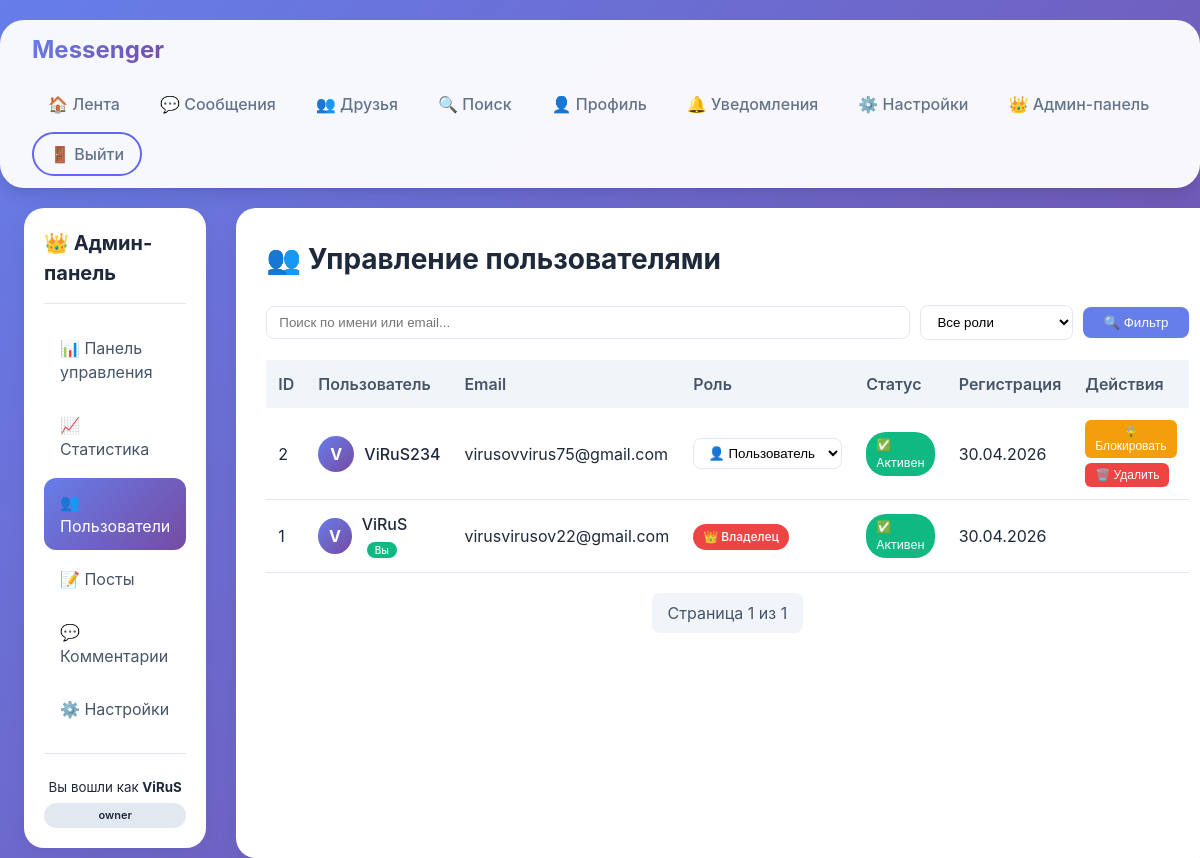
The app's page /admin/users (signed in) with its own data.
### models.py (models this page shows, shortened)
class User(db.Model):
    id = db.Column(db.Integer, primary_key=True)
    username = db.Column(db.String(80), unique=True, nullable=False)
    email = db.Column(db.String(120), unique=True, nullable=True)
    email_verified = db.Column(db.Boolean, default=False)
    verification_token = db.Column(db.String(200), nullable=True)
    password_hash = db.Column(db.String(200), nullable=False)
    created_at = db.Column(db.DateTime, default=datetime.now(timezone.utc))
    last_seen = db.Column(db.DateTime, default=datetime.now(timezone.utc))
    is_online = db.Column(db.Boolean, default=False)
    otp_secret = db.Column(db.String(32))
    is_2fa_enabled = db.Column(db.Boolean, default=False)
    public_key = db.Column(db.Text, nullable=True)
    private_key_encrypted = db.Column(db.Text, nullable=True)
    key_derivation_salt = db.Column(db.String(64), nullable=True)
    encryption_algorithm = db.Column(db.String(20), default='AES-256-GCM')
    role = db.Column(db.String(20), default='user')
    is_banned = db.Column(db.Boolean, default=False)
    ban_reason = db.Column(db.String(500), nullable=True)
    banned_until = db.Column(db.DateTime, nullable=True)
    banned_by = db.Column(db.Integer, db.ForeignKey('user.id'), nullable=True)
    role_assigned_by = db.Column(db.Integer, db.ForeignKey('user.id'), nullable=True)
    role_assigned_at = db.Column(db.DateTime, default=datetime.now(timezone.utc))
    avatar = db.Column(db.String(200), nullable=True)  # Путь к аватарке
    avatar_thumb = db.Column(db.String(200), nullable=True)  # Миниатюра
    posts = db.relationship('Post', backref='author', lazy='dynamic', cascade='all, delete-orphan')
    sent_messages = db.relationship('Message', foreign_keys='Message.sender_id',
                                   backref='sender', lazy='dynamic')
    received_messages = db.relationship('Message', foreign_keys='Message.receiver_id',
                                       backref='receiver', lazy='dynamic')
    comments = db.relationship('Comment', backref='author', lazy='dynamic')

### admin.py (the view)
@admin_bp.route('/users')
@admin_required
def users():
    page = request.args.get('page', 1, type=int)
    search = request.args.get('search', '')
    role_filter = request.args.get('role', '')
    query = User.query
    if search:
        query = query.filter(User.username.contains(search) | User.email.contains(search))
    if role_filter:
        query = query.filter_by(role=role_filter)
    users = query.order_by(User.created_at.desc()).paginate(page=page, per_page=20)
    current_user = db.session.get(User, session.get('user_id'))
    return render_template('admin/users.html',
                         users=users,
                         search=search,
                         role_filter=role_filter,
                         current_user=current_user)

### admin.py (called while the page is built)
def admin_required(f):
    @wraps(f)
    @login_required
    def decorated_function(*args, **kwargs):
        user = db.session.get(User, session.get('user_id'))
        if not user or user.role not in ['owner', 'admin']:
            return jsonify({'error': 'Доступ запрещен. Требуются права администратора.'}), 403
        return f(*args, **kwargs)
    return decorated_function

### app.py (called while the page is built)
@app.before_request
def global_auth_check():
    if request.endpoint and request.endpoint.startswith('static'):
        return None
    if request.endpoint not in PUBLIC_ENDPOINTS:
        if 'user_id' not in session:
            if request.headers.get('X-Requested-With') == 'XMLHttpRequest' or request.path.startswith('/api/'):
                return jsonify({'error': 'Требуется авторизация'}), 401
            flash('Пожалуйста, войдите в систему', 'warning')
            return redirect(url_for('login'))
        user = db.session.get(User, session['user_id'])
        if user and user.is_banned:
            session.clear()
            flash('Ваш аккаунт заблокирован. Обратитесь к администратору.', 'error')
            return redirect(url_for('login'))
        g.current_user = user

@app.before_request
def update_last_seen():
    if 'user_id' in session:
        user = db.session.get(User, session['user_id'])
        if user:
            user.last_seen = datetime.now(timezone.utc)
            db.session.commit()

@app.context_processor
def inject_user():
    if 'user_id' in session:
        user = db.session.get(User, session['user_id'])
        return {'current_user': user}
    return {'current_user': None}

### auth.py (called while the page is built)
def login_required(f):
    @wraps(f)
    def decorated_function(*args, **kwargs):
        if 'user_id' not in session:
            if request.headers.get('X-Requested-With') == 'XMLHttpRequest':
                return {'error': 'Требуется авторизация'}, 401
            flash('Пожалуйста, войдите в систему', 'warning')
            return redirect(url_for('login'))
        return f(*args, **kwargs)
    return decorated_function

### templates/admin/users.html (shortened to what this page needs)
{% extends "admin/base_admin.html" %}
{% block admin_content %}
<div class="admin-header">
    <h1>👥 Управление пользователями</h1>
    <div class="admin-filters">
        <form method="GET" action="{{ url_for('admin.users') }}" class="search-form">
            <input type="text" name="search" placeholder="Поиск по имени или email..." value="{{ search }}">
            <select name="role">
                <option value="">Все роли</option>
            </select>
            <button type="submit">🔍 Фильтр</button>
        </form>
    </div>
</div>
<div class="users-table-container">
    <table class="users-table">
        <thead>
            <tr>
                <th>ID</th>
                <th>Пользователь</th>
                <th>Email</th>
                <th>Роль</th>
                <th>Статус</th>
                <th>Регистрация</th>
                <th>Действия</th>
            </tr>
        </thead>
        <tbody>
            {% for user in users.items %}
            <tr class="{% if user.is_banned %}banned{% endif %}">
                <td>{{ user.id }}</td>
                <td>
                    <div class="user-cell">
                        <div class="user-avatar">{{ user.username[:1].upper() }}</div>
                        <div class="user-name">
                            {{ user.username }}
                            {% if user.id == current_user.id %}
                                <span class="badge self">Вы</span>
                            {% endif %}
                        </div>
                    </div>
                </td>
                <td>{{ user.email or '-' }}</td>
                <td>
                    {% if current_user.role == 'owner' and user.role != 'owner' and user.id != current_user.id %}
                    <select class="role-select" data-user-id="{{ user.id }}" data-current-role="{{ user.role }}">
                        <option value="user" {% if user.role == 'user' %}selected{% endif %}>👤 Пользователь</option>
                    </select>
                    {% else %}
                    <span class="role-badge role-{{ user.role }}">
                        {% if user.role == 'owner' %}👑 Владелец
                        {% elif user.role == 'admin' %}👑 Админ
                        {% elif user.role == 'moderator' %}🛡️ Модератор
                        {% else %}👤 Пользователь{% endif %}
                    </span>
                    {% endif %}
                 </td>
                <td>
                    {% if user.is_banned %}
                        <span class="status-badge banned">🔒 Заблокирован</span>
                    {% else %}
                        <span class="status-badge active">✅ Активен</span>
                    {% endif %}
                 </td>
                <td>{{ user.created_at.strftime('%d.%m.%Y') }}</td>
                <td>
                    <div class="action-buttons">
                        {% if current_user.role in ['owner', 'admin'] and user.role != 'owner' and user.id != current_user.id %}
                        <button class="btn-ban" data-user-id="{{ user.id }}" data-username="{{ user.username }}" data-banned="{{ user.is_banned }}">
                            {% if user.is_banned %}🔓 Разблокировать{% else %}🔒 Блокировать{% endif %}
                        </button>
                        {% endif %}
                        {% if current_user.role == 'owner' and user.role != 'owner' and user.id != current_user.id %}
                        <button class="btn-delete" data-user-id="{{ user.id }}" data-username="{{ user.username }}">
                            🗑️ Удалить
                        </button>
                        {% endif %}
                    </div>
                 </td>
             </tr>
            {% endfor %}
        </tbody>
    </table>
</div>
<div class="pagination">
    <span>Страница {{ users.page }} из {{ users.pages }}</span>
</div>
{% endblock %}

### templates/admin/base_admin.html
{% extends "base.html" %}
{% block content %}
<div class="admin-container">
    <div class="admin-sidebar">
        <div class="admin-logo">
            <h2>👑 Админ-панель</h2>
        </div>
        <nav class="admin-nav-menu">
            <a href="{{ url_for('admin.dashboard') }}" class="admin-nav-link {% if request.endpoint == 'admin.dashboard' %}active{% endif %}">
                📊 Панель управления
            </a>
            <a href="{{ url_for('admin.statistics') }}" class="admin-nav-link {% if request.endpoint == 'admin.statistics' %}active{% endif %}">
                📈 Статистика
            </a>
            <a href="{{ url_for('admin.users') }}" class="admin-nav-link {% if request.endpoint == 'admin.users' %}active{% endif %}">
                👥 Пользователи
            </a>
            <a href="{{ url_for('admin.posts') }}" class="admin-nav-link {% if request.endpoint == 'admin.posts' %}active{% endif %}">
                📝 Посты
            </a>
            <a href="{{ url_for('admin.comments') }}" class="admin-nav-link {% if request.endpoint == 'admin.comments' %}active{% endif %}">
                💬 Комментарии
            </a>
            {% if current_user and current_user.role == 'owner' %}
            <a href="{{ url_for('admin.settings') }}" class="admin-nav-link {% if request.endpoint == 'admin.settings' %}active{% endif %}">
                ⚙️ Настройки
            </a>
            {% endif %}
        </nav>
        <div class="admin-footer">
            <small>Вы вошли как <strong>{{ current_user.username }}</strong></small>
            <small class="admin-role-badge">{{ current_user.role }}</small>
        </div>
    </div>
    <div class="admin-content">
        {% block admin_content %}{% endblock %}
    </div>
</div>
{% endblock %}

### templates/base.html (shortened to what this page needs)
<!DOCTYPE html>
<html lang="ru">
<head>
    <link rel="stylesheet" href="{{ url_for('static', filename='css/style.css') }}">
</head>
<body>
    <nav class="navbar">
        <div class="nav-brand">
            <a href="{{ url_for('index') }}">Messenger</a>
        </div>
        <div class="nav-links">
            {% if current_user %}
                <a href="{{ url_for('feed') }}">🏠 Лента</a>
                <a href="{{ url_for('messages') }}">💬 Сообщения</a>
                <a href="{{ url_for('friends') }}">👥 Друзья</a>
                <a href="{{ url_for('search') }}">🔍 Поиск</a>
                <a href="{{ url_for('profile') }}">👤 Профиль</a>
                <a href="{{ url_for('notifications') }}" class="notification-link" style="position: relative;">
                🔔 Уведомления
                </a>
                <a href="{{ url_for('settings') }}">⚙️ Настройки</a>
                {% if current_user.role in ['owner', 'admin', 'moderator'] %}
                <a href="{{ url_for('admin.dashboard') }}">👑 Админ-панель</a>
                {% endif %}
                <a href="{{ url_for('logout') }}" class="btn-outline">🚪 Выйти</a>
            {% else %}
                <a href="{{ url_for('login') }}">🔑 Войти</a>
                <a href="{{ url_for('register') }}">📝 Регистрация</a>
            {% endif %}
        </div>
    </nav>
    <div class="container">
        <main>
            {% block content %}{% endblock %}
        </main>
    </div>
</body>
</html>

### templates/admin/users.html (style rules this page uses)
.user-cell { display: flex; align-items: center; gap: 10px; }
.user-avatar { width: 36px; height: 36px; background: linear-gradient(135deg, #667eea 0%, #764ba2 100%); border-radius: 50%; display: flex; align-items: center; justify-content: center; color: white; font-weight: bold; }
.badge.self { background: #10b981; color: white; padding: 2px 8px; border-radius: 12px; font-size: 10px; margin-left: 5px; }
.role-select { padding: 6px 10px; border-radius: 8px; border: 1px solid #e2e8f0; background: white; cursor: pointer; }
.action-buttons { display: flex; gap: 5px; flex-wrap: wrap; }
.btn-ban, .btn-delete { padding: 5px 10px; border: none; border-radius: 6px; cursor: pointer; font-size: 12px; }
.btn-ban { background: #f59e0b; color: white; }
.btn-delete { background: #ef4444; color: white; }
.role-badge { display: inline-block; padding: 4px 10px; border-radius: 20px; font-size: 12px; font-weight: 500; }
.role-owner { background: #ef4444; color: white; }
.status-badge { display: inline-block; padding: 4px 10px; border-radius: 20px; font-size: 12px; }
.status-badge.active { background: #10b981; color: white; }
.users-table { width: 100%; border-collapse: collapse; }
.users-table th { text-align: left; padding: 12px; background: #f1f5f9; font-weight: 600; }
.users-table td { padding: 12px; border-bottom: 1px solid #e2e8f0; }
.admin-header { margin-bottom: 20px; }
.admin-filters { margin-top: 15px; }
.search-form { display: flex; gap: 10px; }
.search-form input { flex: 1; padding: 8px 12px; border: 1px solid #e2e8f0; border-radius: 8px; }
.search-form select { padding: 8px 12px; border: 1px solid #e2e8f0; border-radius: 8px; }
.search-form button { padding: 8px 20px; background: #667eea; color: white; border: none; border-radius: 8px; cursor: pointer; }
.pagination { display: flex; justify-content: center; gap: 10px; margin-top: 20px; }
.pagination a, .pagination span { padding: 8px 16px; border-radius: 8px; background: #f1f5f9; color: #475569; text-decoration: none; }

### records on screen
User: username "ViRuS", role "owner", id "1", username "V", shows "Вы", email "virusvirusov22@gmail.com", shows "👑 Владелец", is_banned "✅ Активен", created_at "30.04.2026"
User: id "2", username "V", username "ViRuS234", email "virusovvirus75@gmail.com", role+id "👤 Пользователь", is_banned "✅ Активен", created_at "30.04.2026"

### other values on screen
{{ users.page }} "1"
{{ users.pages }} "1"
